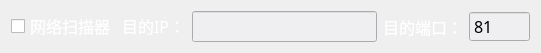
  <widget class="QWidget" name="layoutWidget_2">
   <property name="geometry">
    <rect>
     <x>10</x>
     <y>620</y>
     <width>541</width>
     <height>27</height>
    </rect>
   </property>
   <layout class="QHBoxLayout" name="horizontalLayout_7" stretch="1,1,3,1,1">
    <item>
     <widget class="QCheckBox" name="checkBox_14">
      <property name="font">
       <font>
        <family>微软雅黑</family>
        <pointsize>12</pointsize>
        <weight>50</weight>
        <bold>false</bold>
       </font>
      </property>
      <property name="styleSheet">
       <string notr="true">color: rgb(255, 255, 255);</string>
      </property>
      <property name="text">
       <string>网络扫描器</string>
      </property>
     </widget>
    </item>
    <item>
     <widget class="QLabel" name="label_43">
      <property name="sizePolicy">
       <sizepolicy hsizetype="Preferred" vsizetype="Fixed">
        <horstretch>0</horstretch>
        <verstretch>0</verstretch>
       </sizepolicy>
      </property>
      <property name="font">
       <font>
        <family>微软雅黑</family>
        <pointsize>12</pointsize>
       </font>
      </property>
      <property name="styleSheet">
       <string notr="true">color: rgb(255, 255, 255);
border:0px;</string>
      </property>
      <property name="text">
       <string>目的IP：</string>
      </property>
      <property name="alignment">
       <set>Qt::AlignLeading|Qt::AlignLeft|Qt::AlignVCenter</set>
      </property>
     </widget>
    </item>
    <item>
     <widget class="QLineEdit" name="lineEdit_13">
      <property name="font">
       <font>
        <family>微软雅黑</family>
        <pointsize>12</pointsize>
       </font>
      </property>
      <property name="styleSheet">
       <string notr="true">background-color: rgb(239, 239, 241);</string>
      </property>
      <property name="placeholderText">
       <string/>
      </property>
     </widget>
    </item>
    <item>
     <widget class="QLabel" name="label_38">
      <property name="font">
       <font>
        <family>微软雅黑</family>
        <pointsize>12</pointsize>
       </font>
      </property>
      <property name="styleSheet">
       <string notr="true">color: rgb(255, 255, 255);
border:0px;</string>
      </property>
      <property name="text">
       <string>目的端口：</string>
      </property>
      <property name="alignment">
       <set>Qt::AlignLeading|Qt::AlignLeft|Qt::AlignVCenter</set>
      </property>
     </widget>
    </item>
    <item>
     <widget class="QSpinBox" name="spinBox_3">
      <property name="font">
       <font>
        <family>微软雅黑</family>
        <pointsize>12</pointsize>
       </font>
      </property>
      <property name="styleSheet">
       <string notr="true">background-color: rgb(239, 239, 241);</string>
      </property>
      <property name="buttonSymbols">
       <enum>QAbstractSpinBox::NoButtons</enum>
      </property>
      <property name="maximum">
       <number>65536</number>
      </property>
      <property name="value">
       <number>81</number>
      </property>
     </widget>
    </item>
   </layout>
  </widget>
